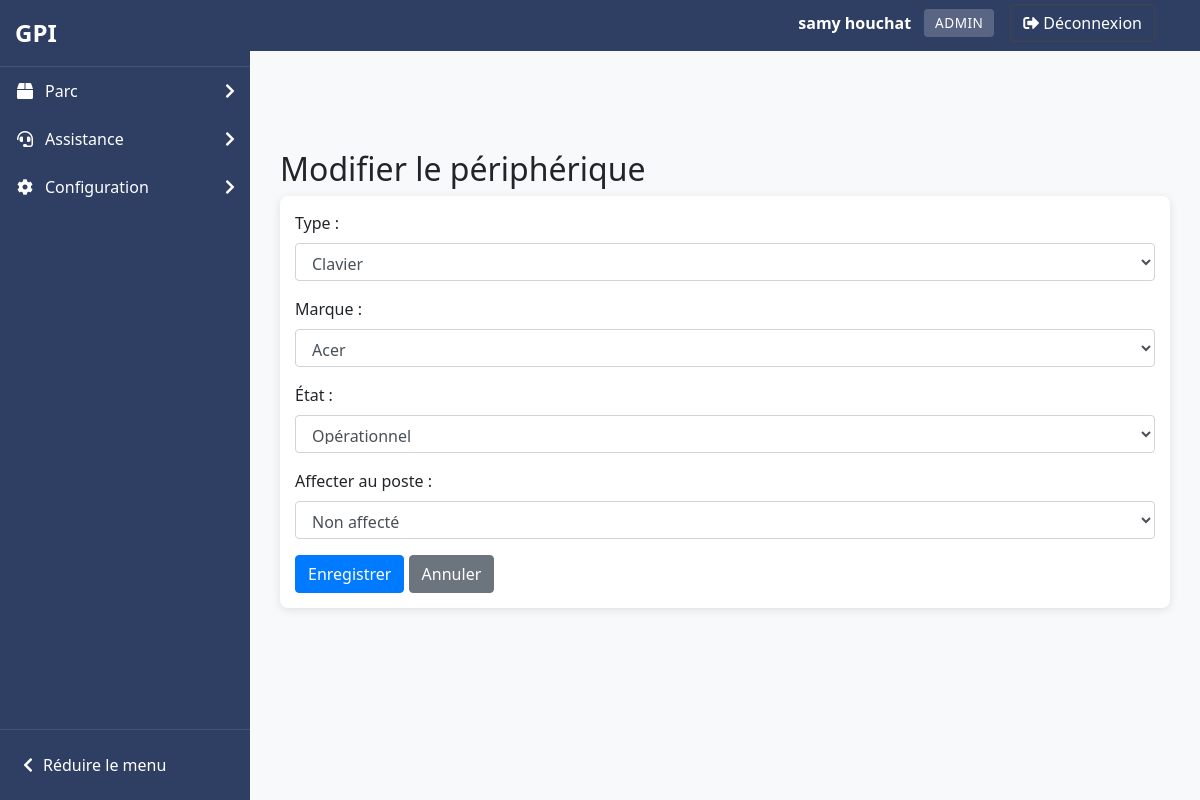
/includes/gestion.php?action=modifier_peripherique&id=35 (signed in), run on the app's committed database.
### tables this page shows
CREATE TABLE IF NOT EXISTS `users` (
  `id_user` int NOT NULL AUTO_INCREMENT,
  `prenom` varchar(100) NOT NULL,
  `nom` varchar(100) NOT NULL,
  `email` varchar(255) NOT NULL,
  `password` varchar(255) NOT NULL,
  `id_role` int NOT NULL,
  `date_created` timestamp NULL DEFAULT CURRENT_TIMESTAMP,
  `code_utilisateur` varchar(6) DEFAULT NULL,
  PRIMARY KEY (`id_user`),
  UNIQUE KEY `email` (`email`),
  UNIQUE KEY `code_utilisateur` (`code_utilisateur`),
  KEY `fk_users_role` (`id_role`),
  KEY `idx_code_utilisateur` (`code_utilisateur`)
);

CREATE TABLE IF NOT EXISTS `roles` (
  `id_role` int NOT NULL AUTO_INCREMENT,
  `role_name` varchar(50) NOT NULL,
  PRIMARY KEY (`id_role`),
  UNIQUE KEY `role_name` (`role_name`)
);

CREATE TABLE IF NOT EXISTS `peripherique` (
  `id_peripherique` int NOT NULL AUTO_INCREMENT,
  `type` enum('Clavier','Souris','Ecran') NOT NULL,
  `id_marque` int NOT NULL,
  `numero_inventaire` varchar(255) NOT NULL,
  `etat` enum('Operationnel','En panne') DEFAULT 'Operationnel',
  `date_ajout` datetime DEFAULT CURRENT_TIMESTAMP,
  `supprime_le` datetime DEFAULT NULL,
  `est_affecte` tinyint(1) DEFAULT '0',
  PRIMARY KEY (`id_peripherique`),
  UNIQUE KEY `numero_inventaire` (`numero_inventaire`),
  KEY `id_marque` (`id_marque`)
);

CREATE TABLE IF NOT EXISTS `marque` (
  `id_marque` int NOT NULL AUTO_INCREMENT,
  `nom_marque` varchar(255) NOT NULL,
  PRIMARY KEY (`id_marque`),
  UNIQUE KEY `nom_marque` (`nom_marque`)
);

### includes/gestion.php (the view, shortened to what this page needs)
<?php
require_once 'functions.php';
$action = $_GET['action'] ?? '';
try {
    $pdo = connectDB();
    switch ($action) {
            ?>
            <?php
        case 'modifier_peripherique':
            $id = $_GET['id'] ?? null;
            $stmt = $pdo->prepare("
                SELECT p.*, pp.id_poste
                FROM peripherique p
                LEFT JOIN poste_peripherique pp ON p.id_peripherique = pp.id_peripherique
                WHERE p.id_peripherique = ?
            ");
            $stmt->execute([$id]);
            $periph = $stmt->fetch();
            afficherHeader('Modifier périphérique');
            echo '<h2>Modifier le périphérique</h2>';
            ?>
            <div class="card">
                <div class="card-body">
                    <form method="POST" action="gestion.php?action=modifier_peripherique&id=<?= $periph['id_peripherique'] ?>" class="needs-validation" novalidate>
                        <div class="form-group">
                            <label>Type :</label>
                            <select class="form-control" name="type" required>
                                <option value="Clavier" <?= $periph['type'] === 'Clavier' ? 'selected' : '' ?>>Clavier</option>
                            </select>
                        </div>
                        <div class="form-group">
                            <label>Marque :</label>
                            <select class="form-control" name="id_marque" required>
                                <?php
                                $marques = $pdo->query("SELECT * FROM marque ORDER BY nom_marque");
                                foreach ($marques as $m) {
                                    echo '<option value="'.$m['id_marque'].'" '.($m['id_marque'] == $periph['id_marque'] ? 'selected' : '').'>'
                                        .htmlspecialchars($m['nom_marque']).'</option>';
                                }
                                ?>
                            </select>
                        </div>
                        <div class="form-group">
                            <label>État :</label>
                            <select class="form-control" name="etat">
                                <option value="Operationnel" <?= $periph['etat'] === 'Operationnel' ? 'selected' : '' ?>>Opérationnel</option>
                            </select>
                        </div>
                        <div class="form-group">
                            <label>Affecter au poste :</label>
                            <select class="form-control" name="id_poste">
                                <option value="">Non affecté</option>
                            </select>
                        </div>
                        <button type="submit" class="btn btn-primary">Enregistrer</button>
                        <a href="../pages/common/Gestion_peripherique.php" class="btn btn-secondary">Annuler</a>
                    </form>
                </div>
            </div>
            <?php
            afficherFooter();
            break;
            ?>
            <?php
    }
} catch (PDOException $e) {
    if (strpos($e->getMessage(), 'Un périphérique de ce type est déjà affecté') !== false) {
        header('Location: ../pages/common/gestion_poste.php?erreur=Un périphérique de ce type est déjà affecté à ce poste');
    }
    elseif (strpos($e->getMessage(), 'Ce poste a déjà une unité centrale') !== false) {
        header('Location: ../pages/common/gestion_poste.php?erreur=Ce poste a déjà une unité centrale');
    }
    elseif (strpos($e->getMessage(), 'Cette unité centrale est déjà affectée') !== false) {
        header('Location: ../pages/common/gestion_poste.php?erreur=Cette unité centrale est déjà affectée à un autre poste');
    }
    else {
        header('Location: ../pages/common/gestion_poste.php?erreur=Erreur lors de l\'affectation');
    }
    exit;
}
?>

### includes/functions.php (shortened to what this page needs)
<?php
function connectDB() {
    $host = 'localhost';
    $db   = 'gpii';
    $user = 'root';
    $pass = '';
    $charset = 'utf8mb4';
    $dsn = "mysql:host=$host;dbname=$db;charset=$charset";
    $options = [
        PDO::ATTR_ERRMODE => PDO::ERRMODE_EXCEPTION,
        PDO::ATTR_DEFAULT_FETCH_MODE => PDO::FETCH_ASSOC
    ];
    return new PDO($dsn, $user, $pass, $options);
}
function afficherHeader($titre, $niveau = 1, $afficher_sidebar = true) {
    $prefix = str_repeat('../', $niveau);
    echo '<!DOCTYPE html>';
    echo '<html lang="fr">';
    echo '<head>';
    echo '<link rel="stylesheet" href="' . $prefix . 'assets/css/bootstrap.css">';
    echo '<link rel="stylesheet" href="' . $prefix . 'assets/css/custom.css">';
    echo '<link rel="stylesheet" href="https://cdnjs.cloudflare.com/ajax/libs/font-awesome/5.15.3/css/all.min.css">';
    echo '</head>';
    echo '<body>';
    if ($afficher_sidebar) {
        echo '<div class="sidebar-glpi">';
        echo '<div class="sidebar-header">';
        echo '<a href="' . $prefix . 'index.php" class="logo-container">';
        echo '<span class="logo-text">GPI</span>';
        echo '</a>';
        echo '</div>';
        echo '<nav class="sidebar-nav">';
        echo '<ul class="sidebar-menu">';
        if (isset($_SESSION['user_role']) && ($_SESSION['user_role'] == 1 || $_SESSION['user_role'] == 2)) {
            echo '<li class="sidebar-item">';
            echo '<a href="#" class="sidebar-link">';
            echo '<i class="fas fa-box sidebar-icon"></i>';
            echo '<span>Parc</span>';
            echo '<i class="fas fa-chevron-right sidebar-arrow"></i>';
            echo '</a>';
            echo '</li>';
        }
        echo '<li class="sidebar-item">';
        echo '<a href="#" class="sidebar-link">';
        echo '<i class="fas fa-headset sidebar-icon"></i>';
        echo '<span>Assistance</span>';
        echo '<i class="fas fa-chevron-right sidebar-arrow"></i>';
        echo '</a>';
        echo '</li>';
        if (isset($_SESSION['user_role']) && $_SESSION['user_role'] == 1) {
            echo '<li class="sidebar-item">';
            echo '<a href="#" class="sidebar-link">';
            echo '<i class="fas fa-cog sidebar-icon"></i>';
            echo '<span>Configuration</span>';
            echo '<i class="fas fa-chevron-right sidebar-arrow"></i>';
            echo '</a>';
            echo '</li>';
        }
        echo '</ul>';
        echo '</nav>';
        echo '<div class="sidebar-footer">';
        echo '<button class="btn-collapse" id="collapseMenu">';
        echo '<i class="fas fa-chevron-left"></i>';
        echo '<span>Réduire le menu</span>';
        echo '</button>';
        echo '</div>';
        echo '</div>';
    }
    echo '<nav class="navbar navbar-expand-lg navbar-dark bg-primary mb-4" style="position: relative;">';
    echo '<div class="container d-flex justify-content-between align-items-center">';
    echo '<a class="navbar-brand" href="' . $prefix . 'index.php">GPI</a>';
    echo '<div class="d-flex align-items-center">';
    if (isset($_SESSION['user_id'])) {
        $pdo = connectDB();
        $stmt = $pdo->prepare("SELECT u.nom, u.prenom, r.role_name FROM users u JOIN roles r ON u.id_role = r.id_role WHERE u.id_user = ?");
        $stmt->execute([$_SESSION['user_id']]);
        $user = $stmt->fetch();
        echo '<div class="navbar-user-info mr-3">';
        echo '<span class="user-name text-white mr-2">' . htmlspecialchars($user['prenom'] . ' ' . $user['nom']) . '</span>';
        echo '<span class="user-role badge badge-light">' . htmlspecialchars($user['role_name']) . '</span>';
        echo '</div>';
        echo '<a href="' . $prefix . 'includes/logout.php" class="btn btn-outline-light"><i class="fas fa-sign-out-alt mr-1"></i>Déconnexion</a>';
    } else {
        echo '<a href="' . $prefix . 'index.php" class="btn btn-outline-light"><i class="fas fa-sign-in-alt mr-1"></i>Connexion</a>';
    }
    echo '</div>';
    echo '</div>';
    echo '</nav>';
    if ($afficher_sidebar) {
        echo '<div class="container" style="margin-top: 20px;">';
    } else {
        echo '<div class="container-fluid" style="margin-top: 20px;">';
    }
}
function afficherFooter() {
    echo '</div>';
    echo '</body>';
    echo '</html>';
}
        ?>

### assets/css/custom.css (style rules this page uses)
body { margin: 0; padding: 0; font-family: Arial, sans-serif; overflow-x: hidden; transition: all 0.3s ease; }
body .container { width: calc(100% - 30px); max-width: 1140px; margin-top: 70px; margin-left: auto; margin-right: auto; transition: all 0.3s ease; }
body:not(.sidebar-collapsed) { padding-left: 250px; }
.user-name { color: #fff; }
.user-role { background-color: rgba(255, 255, 255, 0.2); color: #fff; }
.btn-outline-light { border-color: #444; color: #fff; }
.navbar-brand { color: #fff !important; font-weight: bold; }
.navbar-user-info { display: flex; align-items: center; }
.sidebar-glpi { width: 250px; background-color: #2f3f63; color: white; height: 100vh; position: fixed; left: 0; top: 0; z-index: 1000; transition: all 0.3s ease; display: flex; flex-direction: column; }
.sidebar-header { padding: 15px; border-bottom: 1px solid rgba(255, 255, 255, 0.1); }
.logo-container { display: flex; align-items: center; text-decoration: none; color: white; }
.logo-text { font-size: 24px; font-weight: bold; color: white; }
.sidebar-nav { flex: 1; overflow-y: auto; padding-bottom: 20px; }
.sidebar-menu { list-style: none; padding: 0; margin: 0; }
.sidebar-item { position: relative; }
.sidebar-link { display: flex; align-items: center; padding: 12px 15px; color: white; text-decoration: none; transition: all 0.3s ease; }
.sidebar-icon { width: 20px; margin-right: 10px; text-align: center; }
.sidebar-arrow { margin-left: auto; transition: transform 0.3s ease; }
.sidebar-footer { padding: 15px; border-top: 1px solid rgba(255, 255, 255, 0.1); }
.btn-collapse { display: flex; align-items: center; background: none; border: none; color: white; cursor: pointer; padding: 8px; width: 100%; text-align: left; }
.btn-collapse i { margin-right: 10px; }
.card { border: none; box-shadow: 0 4px 15px rgba(0,0,0,0.08); border-radius: 8px; overflow: hidden; transition: all 0.3s ease; margin-bottom: 15px; }
.card-body { padding: 15px; }
.badge { font-weight: 500; padding: 0.4em 0.6em; border-radius: 4px; }
.card { border-radius: 8px; overflow: hidden; box-shadow: 0 2px 10px rgba(0,0,0,0.1); border: none; }
.form-control { border-radius: 4px; border: 1px solid #ced4da; padding: 8px 12px; }
body { font-family: 'Segoe UI', Tahoma, Geneva, Verdana, sans-serif; background-color: #f8f9fa; }
.badge { padding: 0.5em 0.8em; font-size: 0.85em; font-weight: 500; text-transform: uppercase; letter-spacing: 0.5px; }
.navbar { right: 250px; margin-right: -251px; }
.bg-primary { background-color: #2f3f63 !important; }

### data on the page
users: prenom+nom "samy houchat", id_role.role_name "ADMIN"
peripherique: type "Clavier", id_marque "Acer", etat "Opérationnel"
